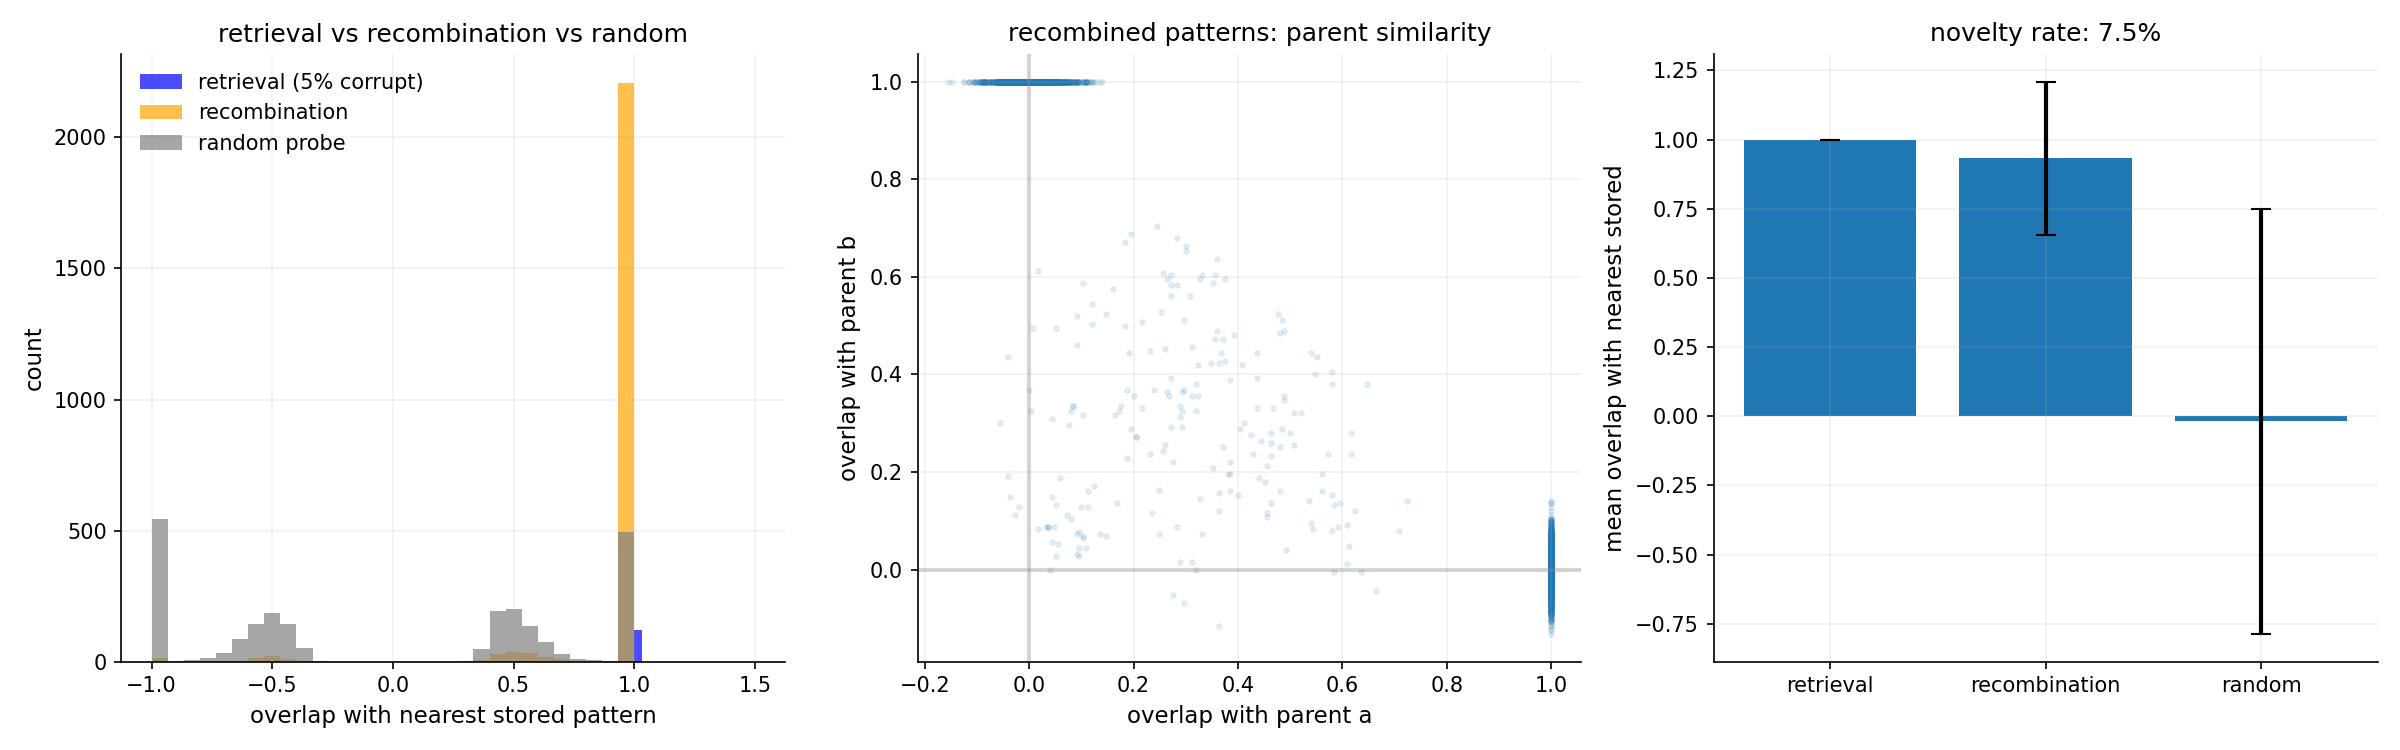

Write the Python code that produced this figure.
from __future__ import annotations

import sys
import time
from pathlib import Path

import numpy as np

sys.path.insert(0, str(Path(__file__).resolve().parent.parent))
from shared import (
    apply_plot_style,
    build_rng,
    build_run_record,
    child_rng,
    mean_confidence_interval,
    paired_difference_stats,
    utc_now_iso,
    write_json,
)

SCRIPT_PATH = Path(__file__).resolve()
SEED = 42
N_NEURONS = 500
N_PATTERNS = 20
N_RECOMBINATIONS = 100
TRIALS = 24
CORRUPTION_FOR_RETRIEVAL = 0.05
MAX_ITERS = 30


def generate_patterns(rng, n, p):
    return rng.choice([-1, 1], size=(p, n)).astype(np.float64)


def store_patterns(patterns):
    p, n = patterns.shape
    W = (patterns.T @ patterns) / n
    np.fill_diagonal(W, 0.0)
    return W


def retrieve(W, probe, max_iters=30):
    state = probe.copy()
    for _ in range(max_iters):
        prev = state.copy()
        state = np.sign(W @ state)
        state[state == 0] = 1.0
        if np.array_equal(state, prev):
            break
    return state


def recombine(rng, pattern_a, pattern_b, mix_fraction=0.5):
    n = len(pattern_a)
    mask = rng.random(n) < mix_fraction
    combined = np.where(mask, pattern_a, pattern_b)
    return combined


def nearest_stored_overlap(retrieved, patterns):
    overlaps = patterns @ retrieved / len(retrieved)
    best_idx = np.argmax(np.abs(overlaps))
    return float(overlaps[best_idx]), int(best_idx)


def is_novel(retrieved, patterns, threshold=0.95):
    overlaps = np.abs(patterns @ retrieved / len(retrieved))
    return bool(np.max(overlaps) < threshold)


def main():
    apply_plot_style()
    import matplotlib.pyplot as plt

    started = utc_now_iso()
    t0 = time.time()
    rng = build_rng(SEED)

    all_trials = []
    retrieval_overlaps = []
    recombination_overlaps = []
    random_overlaps = []
    novelty_rates = []

    for trial in range(TRIALS):
        trial_rng = child_rng(rng)
        patterns = generate_patterns(trial_rng, N_NEURONS, N_PATTERNS)
        W = store_patterns(patterns)

        for i in range(min(5, N_PATTERNS)):
            corrupted = patterns[i].copy()
            n_flip = int(N_NEURONS * CORRUPTION_FOR_RETRIEVAL)
            flip_idx = trial_rng.choice(N_NEURONS, size=n_flip, replace=False)
            corrupted[flip_idx] *= -1
            retrieved = retrieve(W, corrupted, MAX_ITERS)
            overlap = float(np.dot(retrieved, patterns[i]) / N_NEURONS)
            retrieval_overlaps.append(overlap)

        novel_count = 0
        for r in range(N_RECOMBINATIONS):
            idx_a, idx_b = trial_rng.choice(N_PATTERNS, size=2, replace=False)
            mix = trial_rng.uniform(0.3, 0.7)
            combined = recombine(trial_rng, patterns[idx_a], patterns[idx_b], mix)
            imagined = retrieve(W, combined, MAX_ITERS)

            best_overlap, best_idx = nearest_stored_overlap(imagined, patterns)
            novel = is_novel(imagined, patterns, threshold=0.95)
            if novel:
                novel_count += 1

            parent_a_overlap = float(np.dot(imagined, patterns[idx_a]) / N_NEURONS)
            parent_b_overlap = float(np.dot(imagined, patterns[idx_b]) / N_NEURONS)

            recombination_overlaps.append(best_overlap)

            all_trials.append({
                "trial": trial,
                "recombination": r,
                "parent_a": int(idx_a),
                "parent_b": int(idx_b),
                "mix_fraction": float(mix),
                "best_overlap": best_overlap,
                "best_match_idx": best_idx,
                "parent_a_overlap": parent_a_overlap,
                "parent_b_overlap": parent_b_overlap,
                "is_novel": novel,
            })

        for _ in range(N_RECOMBINATIONS):
            random_probe = trial_rng.choice([-1, 1], size=N_NEURONS).astype(np.float64)
            random_retrieved = retrieve(W, random_probe, MAX_ITERS)
            best_overlap, _ = nearest_stored_overlap(random_retrieved, patterns)
            random_overlaps.append(best_overlap)

        novelty_rates.append(novel_count / N_RECOMBINATIONS)

    fig, axes = plt.subplots(1, 3, figsize=(16, 5))

    ax1 = axes[0]
    ax1.hist(retrieval_overlaps, bins=30, alpha=0.7, label="retrieval (5% corrupt)", color="blue")
    ax1.hist(recombination_overlaps, bins=30, alpha=0.7, label="recombination", color="orange")
    ax1.hist(random_overlaps, bins=30, alpha=0.7, label="random probe", color="gray")
    ax1.set_xlabel("overlap with nearest stored pattern")
    ax1.set_ylabel("count")
    ax1.set_title("retrieval vs recombination vs random")
    ax1.legend()

    ax2 = axes[1]
    parent_a_ovlps = [t["parent_a_overlap"] for t in all_trials]
    parent_b_ovlps = [t["parent_b_overlap"] for t in all_trials]
    ax2.scatter(parent_a_ovlps, parent_b_ovlps, alpha=0.1, s=5)
    ax2.set_xlabel("overlap with parent a")
    ax2.set_ylabel("overlap with parent b")
    ax2.set_title("recombined patterns: parent similarity")
    ax2.axhline(y=0, color="gray", alpha=0.3)
    ax2.axvline(x=0, color="gray", alpha=0.3)

    ax3 = axes[2]
    ax3.bar(["retrieval", "recombination", "random"],
            [np.mean(retrieval_overlaps), np.mean(recombination_overlaps), np.mean(random_overlaps)],
            yerr=[np.std(retrieval_overlaps), np.std(recombination_overlaps), np.std(random_overlaps)],
            capsize=5)
    ax3.set_ylabel("mean overlap with nearest stored")
    ax3.set_title(f"novelty rate: {np.mean(novelty_rates):.1%}")

    plt.tight_layout()
    fig_path = SCRIPT_PATH.parent / "imagination_recombination.png"
    plt.savefig(fig_path)
    plt.close()

    summary = {
        "retrieval_overlap": mean_confidence_interval(retrieval_overlaps),
        "recombination_overlap": mean_confidence_interval(recombination_overlaps),
        "random_overlap": mean_confidence_interval(random_overlaps),
        "novelty_rate": mean_confidence_interval(novelty_rates),
        "recomb_vs_random": paired_difference_stats(
            random_overlaps[:len(recombination_overlaps)],
            recombination_overlaps,
            SEED
        ),
    }

    finished = utc_now_iso()
    duration = time.time() - t0

    record = build_run_record(
        simulation_name="imagination_recombination",
        script_path=SCRIPT_PATH,
        started_at_utc=started,
        finished_at_utc=finished,
        duration_sec=duration,
        parameters={
            "n_neurons": N_NEURONS,
            "n_patterns": N_PATTERNS,
            "n_recombinations": N_RECOMBINATIONS,
            "trials": TRIALS,
            "corruption": CORRUPTION_FOR_RETRIEVAL,
            "max_iters": MAX_ITERS,
        },
        seed_numpy=SEED,
        n_trials=len(all_trials),
        summary=summary,
        statistics={},
        trials=all_trials,
        artifacts=[
            {"name": "imagination_recombination.png", "type": "figure"},
            {"name": "imagination_recombination_metrics.json", "type": "metrics"},
        ],
        warnings=["binary patterns only; ternary recombination not tested"],
    )

    metrics_path = SCRIPT_PATH.parent / "imagination_recombination_metrics.json"
    write_json(metrics_path, record)

    print(f"done in {duration:.1f}s")
    print(f"retrieval overlap: {np.mean(retrieval_overlaps):.4f}")
    print(f"recombination overlap: {np.mean(recombination_overlaps):.4f}")
    print(f"random overlap: {np.mean(random_overlaps):.4f}")
    print(f"novelty rate: {np.mean(novelty_rates):.1%}")


if __name__ == "__main__":
    main()
